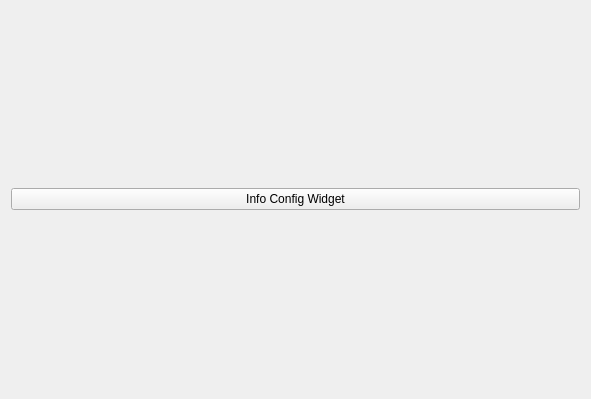
<?xml version="1.0" encoding="UTF-8"?>
<ui version="4.0">
 <class>syInfoConfig</class>
 <widget class="QWidget" name="syInfoConfig">
  <property name="geometry">
   <rect>
    <x>0</x>
    <y>0</y>
    <width>591</width>
    <height>399</height>
   </rect>
  </property>
  <property name="windowTitle">
   <string>Form</string>
  </property>
  <layout class="QGridLayout" name="gridLayout">
   <item row="0" column="0">
    <widget class="QPushButton" name="syDeviceConfig">
     <property name="text">
      <string>Info Config Widget</string>
     </property>
    </widget>
   </item>
  </layout>
 </widget>
 <resources/>
 <connections/>
</ui>
